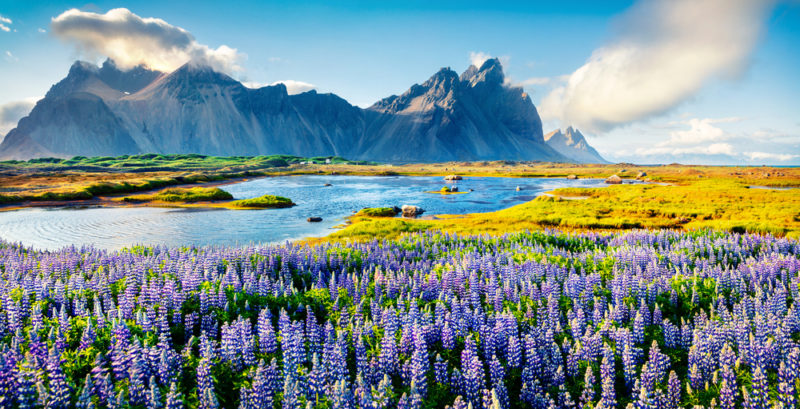
%> input picture Codigos defintiivos/imagen2.png, 800 x 409 px
$ octave imagen_min_bits.m   (GNU Octave 9; MATLAB toolbox functions it lacks are replaced by stand-ins)
%> lines starting %> are read from the running program, lines starting %| are printed output that depends on the picture
%% Conversión de imagen a bits y reconstrucción
clear; clc; close all;

% 1. Cargar la imagen (debe estar en la misma carpeta o dar la ruta completa)
img = imread('imagen2.png');
%> img is the input picture: size 409x800x3 uint8; mean R, G, B 120.5, 141.8, 143.7

% 2. Convertir a escala de grises si es RGB
if size(img,3) == 3
    img_gray = rgb2gray(img);
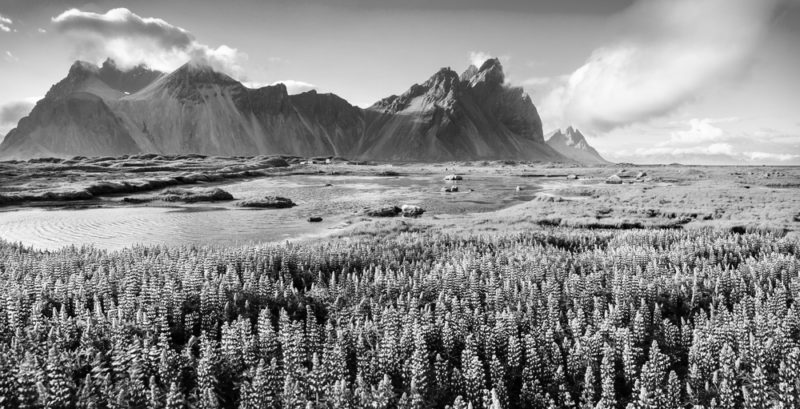
%> img_gray: size 409x800 uint8; min 0, max 255, mean 135.7
else
    img_gray = img; % Ya es escala de grises
end

% 3. Redimensionar la imagen para reducir la cantidad de bits
escala = 0.1; % Cambia este valor según la reducción deseada (por ejemplo, 0.25, 0.1, etc.)
img_gray = imresize(img_gray, escala);
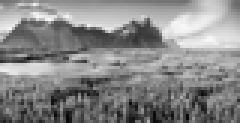
%> img_gray: size 41x80 uint8 (shown 3 times larger); min 4, max 249, mean 135.7

% Obtener tamaño de la imagen
[rows, cols] = size(img_gray); % Número de filas y columnas (alto y ancho)
%> rows = 41; cols = 80
total_pixels = rows * cols;    % Número total de píxeles
%> total_pixels = 3280

% 4. Convertir a bits (cada píxel tiene 8 bits)
img_bits = de2bi(img_gray(:), 8, 'left-msb'); % Matriz de bits
img_bits_vector = img_bits(:); % Convertir a vector de bits
total_bits = length(img_bits_vector); % Total de bits generados
%> total_bits = 26240

% 5. Mostrar información en consola
disp('=== Información de la Imagen ===');
fprintf('Tamaño de la imagen: %d x %d píxeles\n', rows, cols);
%| Tamaño de la imagen: 41 x 80 píxeles
fprintf('Total de píxeles: %d\n', total_pixels);
%| Total de píxeles: 3280
fprintf('Total de bits generados: %d\n', total_bits);
%| Total de bits generados: 26240

% 6. Mostrar la cadena de bits en la consola (solo los primeros 500 bits para no saturar)
disp('Cadena de bits generada (primeros 500 bits):');
disp(num2str(img_bits_vector(1:min(500, total_bits))')); % Muestra los primeros 500 bits

% 7. Guardar la cadena de bits en un archivo de texto
fileID = fopen('imagen_bits_minimo.txt','w');
fprintf(fileID, '%d', img_bits_vector);
fclose(fileID);
disp('Cadena de bits guardada en imagen_bits_minimo.txt');

% 8. Reconstrucción de la imagen desde los bits
%> (the run ends here)
